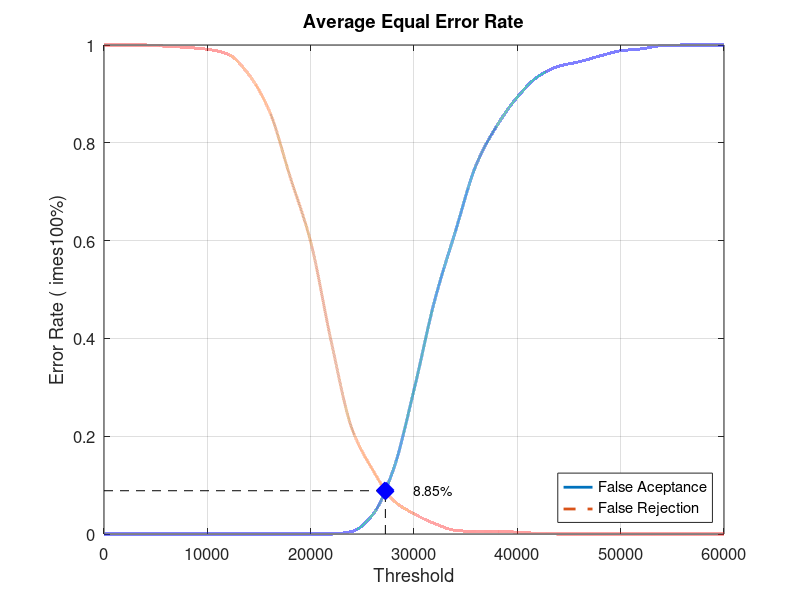
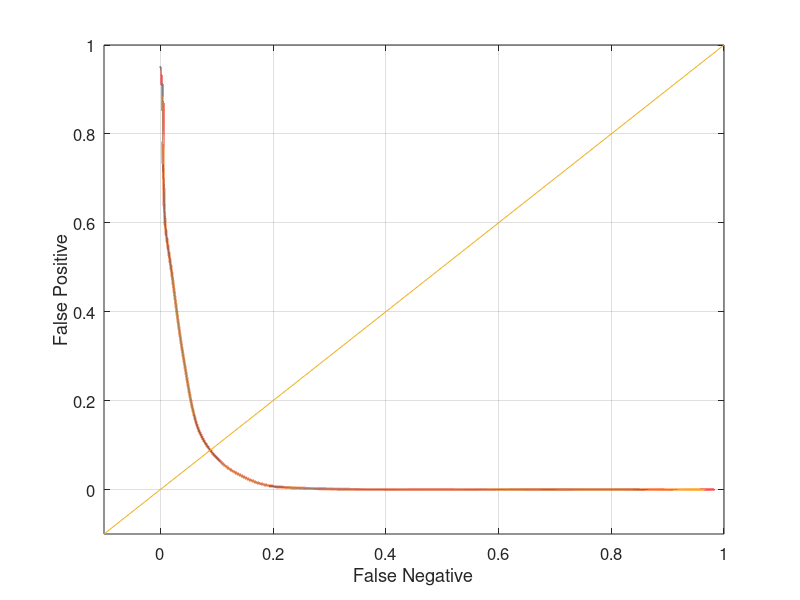

MATLAB code to generate these figures, in order:
close all;
clear;
clc;
x = 0:2000:60000;
xq = 0:0.5:60000;

y0 = [0 0 0 0 0 0 0 0 0 0 0 0 0.00526316 0.0394737 0.131579 0.294737 0.477632 0.618421 0.753947 0.834211 0.893421 0.935526 0.956579 0.965789 0.977632 0.988158 0.992105 0.998684 1 1 1]
yy0 = interp1(x, y0, xq, 'pchip');
y1 = [1 1 1 0.9975 0.995 0.99125 0.98125 0.94 0.865 0.73125 0.5975 0.3925 0.215 0.13125 0.06875 0.04125 0.02125 0.0075 0.005 0.005 0.00375 0.00125 0 0 0 0 0 0 0 0 0]
yy1 = interp1(x, y1, xq, 'pchip');

% Calculating EER: 
y2 = abs(y0 - y1);
find(y2 == min(y2))
yy2 = abs(yy0 - yy1);
xEER = find(yy2 == min(yy2));
xEERIndex = xq(xEER) % X-axis EER
yEER = yy0(xEER) % Y-axis EER

main = figure
plot(xq, yy0,'-','LineWidth', 2);	hold on
plot(xq, yy1,'--','LineWidth', 2);	hold on
plot([xEERIndex xEERIndex], [0 yEER], 'k--');	hold on
plot([0 xEERIndex], [yEER yEER], 'k--');	hold on
plot(xEERIndex, yEER, 'bx', 'LineWidth', 10);	hold on
text(xEERIndex + 10 * xEERIndex / 100, yEER, [num2str(round((10000 * yEER)) / 100) '%'])
legend('False Aceptance', 'False Rejection', 'Location', 'SouthEast')
xlabel('Threshold')
ylabel('Error Rate (	imes100%)')
title('Average Equal Error Rate')
set(gca, 'FontSize', 12)
axis([0 60000 0 1])
grid on

print(main, 'Experiment4AverageMain', '-dpng');
FNRxFPR = figure('Color', [1 1 1]);
plot(yy1, yy0, '-', yy1, yy0, 'LineWidth', 2);
hold on
y = -0.1:0.1:1
plot(y, y); 
set(gca, 'FontSize', 12)
xlabel('False Negative')
ylabel('False Positive')
axis([-0.1 1 -0.1 1])
set(gca, 'FontSize', 12)
grid on

print(FNRxFPR, 'Experiment4AverageFNRxFPR','-dpng');
